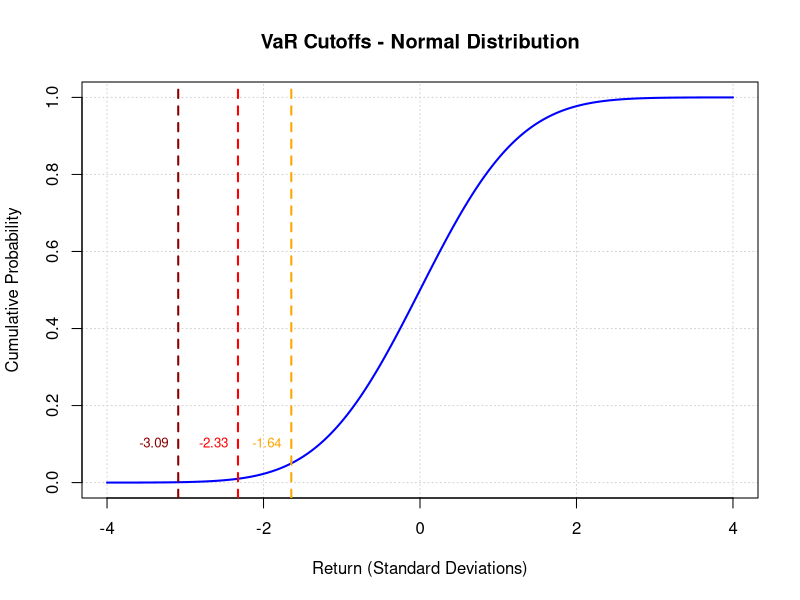

Recreate this plot in R.
x <- seq(-4, 4, length.out = 500) 

# 2. Calculate the CDF (Cumulative Distribution Function)
y <- pnorm(x)

# 3. Create the base plot
plot(x, y, type = "l", lwd = 2, col = "blue",
     main = "VaR Cutoffs - Normal Distribution",
     xlab = "Return (Standard Deviations)",
     ylab = "Cumulative Probability",
     panel.first = grid())

# 4. Define the VaR levels
levels <- c(0.05, 0.01, 0.001)
colors <- c("orange", "red", "darkred")
labels <- c("5% VaR", "1% VaR", "0.1% VaR")

# 5. Calculate cutoffs using the quantile function (qnorm)
cutoffs <- qnorm(levels)

# 6. Add vertical lines for the cutoffs
abline(v = cutoffs, col = colors, lty = 2, lwd = 2)

# 7. Add horizontal lines to show the probability mapping
#abline(h = levels, col = colors, lty = 3)

# 8. Add a legend
#legend("topleft", legend = labels, col = colors, lty = 2, lwd = 2)

# 9. Optional: Annotate the cutoff values on the x-axis
text(cutoffs, 0.1, labels = round(cutoffs, 2), pos = 2, col = colors, cex = 0.8)
